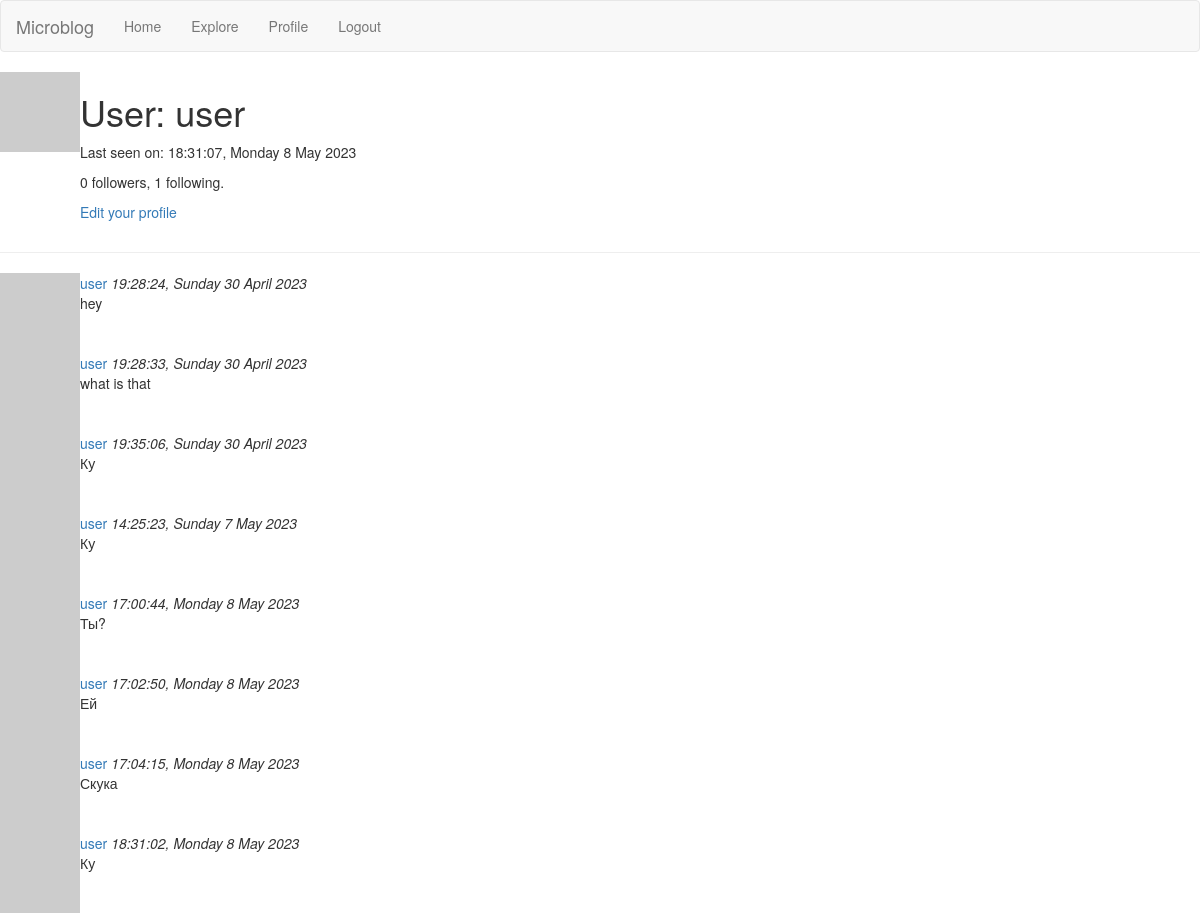
/user/user (signed in), run on an earlier commit of the app's database.
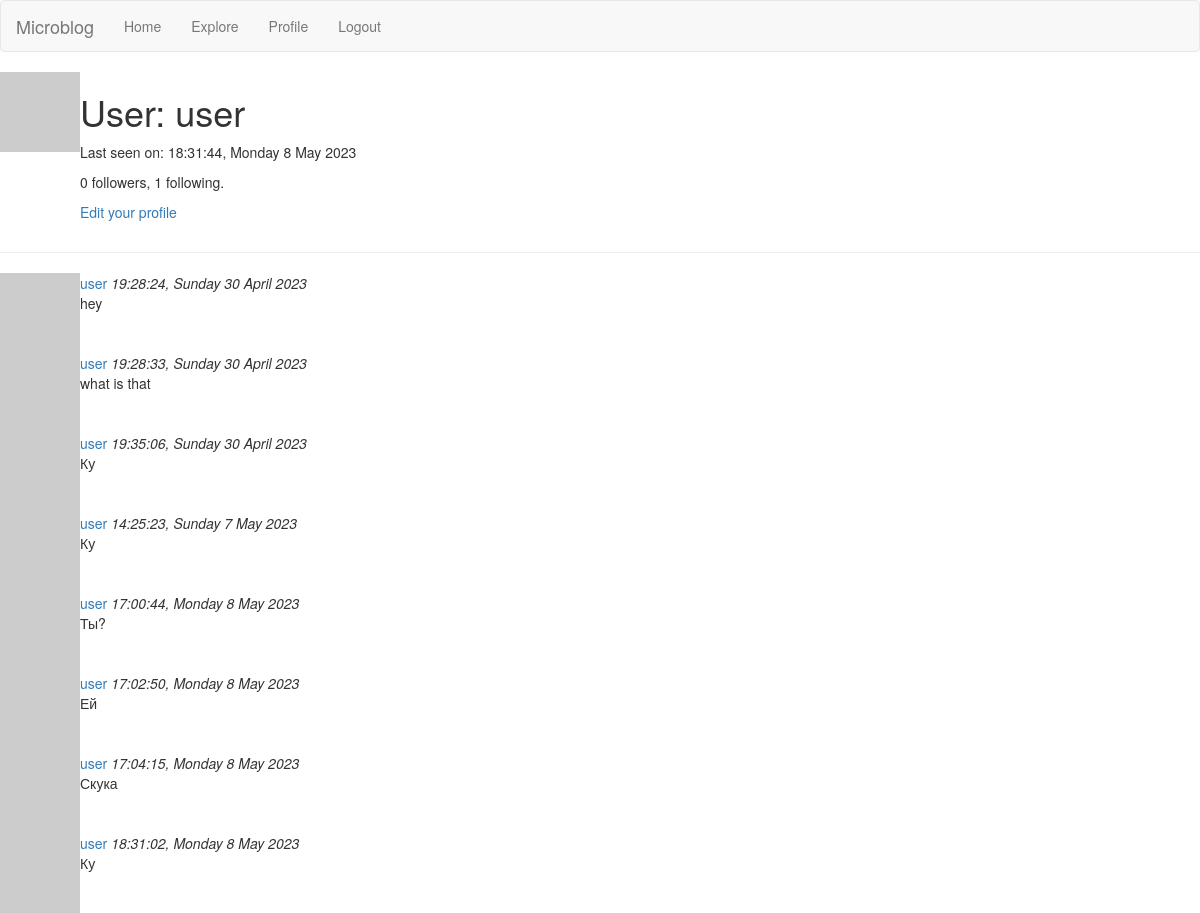
And on a later commit of the database.
### app/models.py (models this page shows, shortened)
class User(UserMixin, db.Model):
    id = db.Column(db.Integer, primary_key=True)
    username = db.Column(db.String(64), index=True, unique=True)
    email = db.Column(db.String(120), index=True, unique=True)
    password_hash = db.Column(db.String(128))
    posts = db.relationship('Post', backref='author', lazy='dynamic')
    about_me = db.Column(db.String(140))
    last_seen = db.Column(db.DateTime, default=datetime.utcnow)
    followed = db.relationship(
        'User', secondary=followers,
        primaryjoin=(followers.c.follower_id == id),
        secondaryjoin=(followers.c.followed_id == id),
        backref=db.backref('followers', lazy='dynamic'), lazy='dynamic')
    def avatar(self, size):
        digest = md5(self.email.lower().encode('utf-8')).hexdigest()
        return 'https://www.gravatar.com/avatar/{}?d=identicon&s={}'.format(
            digest, size)

class Post(db.Model):
    id = db.Column(db.Integer, primary_key=True)
    body = db.Column(db.String(140))
    timestamp = db.Column(db.DateTime, index=True, default=datetime.utcnow)
    user_id = db.Column(db.Integer, db.ForeignKey('user.id'))

### app/routes.py (the view)
@app.route('/user/<username>')
@login_required
def user(username):
    user = User.query.filter_by(username=username).first_or_404()
    page = request.args.get('page', 1, type=int)
    posts = user.posts.order_by(Post.timestamp.asc()).paginate(
        page=page, per_page=app.config['POSTS_PER_PAGE'], error_out=False)
    next_url = url_for('user', username=user.username, page=posts.next_num) \
        if posts.has_next else None
    prev_url = url_for('user', username=user.username, page=posts.prev_num) \
        if posts.has_prev else None
    form = EmptyForm()
    return render_template('user.html', user=user, posts=posts.items,
                           next_url=next_url, prev_url=prev_url, form=form)

### app/models.py (called while the page is built)
@login.user_loader
def load_user(id):
    return User.query.get(int(id))

### app/routes.py (called while the page is built)
@app.before_request
def before_request():
    if current_user.is_authenticated:
        current_user.last_seen = datetime.utcnow()
        db.session.commit()

### app/templates/user.html (shortened to what this page needs)
{% extends "base.html" %}
{% block content %}
    <table>
        <tr valign="top">
            <td><img src="{{ user.avatar(128) }}"></td>
            <td>
                <h1>User: {{ user.username }}</h1>
                    {% if user.last_seen %}
                        <p>Last seen on: {{ moment(user.last_seen).format('H:mm:ss,  dddd D MMMM YYYY') }}</p>
                    {% endif %}
                    <p>{{ user.followers.count() }} followers, {{ user.followed.count() }} following.</p>
                    {% if user == current_user %}
                    <p><a href="{{ url_for('edit_profile') }}">Edit your profile</a></p>
                {% endif %}
            </td>
        </tr>
    </table>
    <hr>
    {% for post in posts %}
        {% include '_post.html' %}
    {% endfor %}
{% endblock %}

### app/templates/base.html (shortened to what this page needs)
{% extends 'bootstrap/base.html' %}
{% block navbar %}
{% if not current_user.is_anonymous %}
    <nav class="navbar navbar-default">
        <div class="container-fluid">
            <div class="navbar-header">
                <a href="{{ url_for('index') }}" class="navbar-brand">Microblog</a>
              </div>
          <div class="collapse navbar-collapse">
              <ul class="nav navbar-nav">
                      <li>
                          <a href="{{ url_for('index') }}" role="button">Home</a>
                      </li>
                      <li>
                          <a href="{{ url_for('explore') }}" role="button">Explore</a>
                      </li>
                      <li>
                          <a href="{{ url_for('user', username=current_user.username) }}" role="button">Profile</a>
                      </li>
                      <li>
                          <a href="{{ url_for('logout') }}" role="button">Logout</a>
                      </li>
                  </ul>
          </div>
        </div>
    </nav>
{% endif %}
{% endblock %}

### app/templates/_post.html (shortened to what this page needs)
 <table class="messageTable">
        <tr valign="top">
            <td>
                <a href="{{ url_for('user', username=post.author.username) }}">
                    <img src="{{ post.author.avatar(36) }}" />
                </a>
            </td>
            <td>
                <a href="{{ url_for('user', username=post.author.username) }}">
                    {{ post.author.username }}
                </a>
                <i>{{ moment(post.timestamp).format('H:mm:ss,  dddd D MMMM YYYY') }}</i>
                <br>
                {{ post.body }}
            </td>
        </tr>
</table>

What changed in the data, as far as the page shows it:
changed User "user": last_seen "18:31:07, Monday 8 May 2023" → "18:31:44, Monday 8 May 2023"
